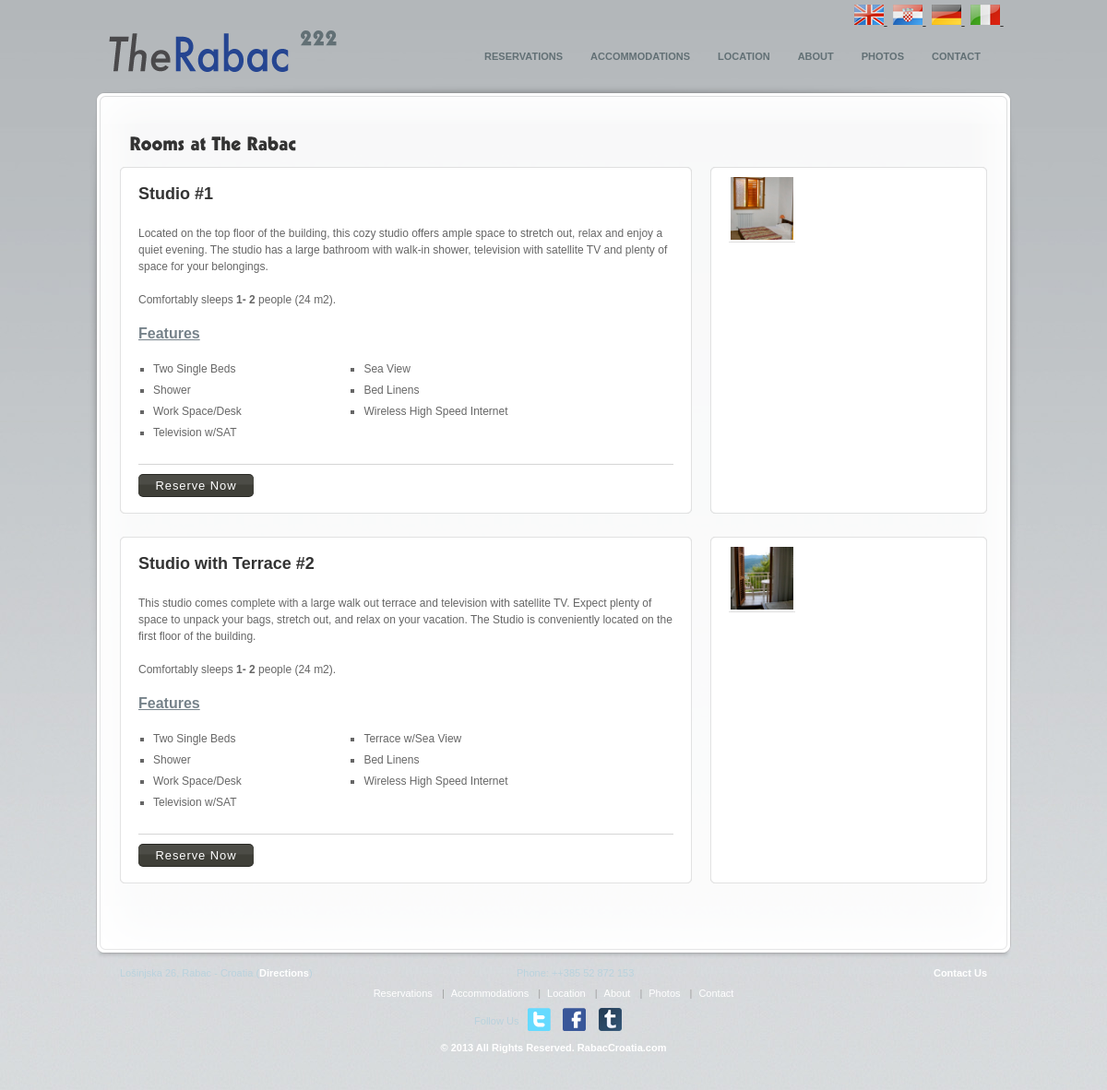
The page /rooms.php on the database its author committed.
### tables this page shows
CREATE TABLE `bsi_language` (
  `id` int(11) NOT NULL AUTO_INCREMENT,
  `language_name` varchar(255) NOT NULL,
  `language_code` varchar(4) NOT NULL,
  `language_file_name` varchar(255) NOT NULL,
  `is_active` tinyint(1) NOT NULL,
  `is_default` tinyint(1) NOT NULL,
  `display_order` int(11) NOT NULL,
  PRIMARY KEY (`id`),
  UNIQUE KEY `UNQ_lang_cd` (`language_code`)
);

CREATE TABLE `bsi_site_contents` (
  `id` int(10) unsigned NOT NULL AUTO_INCREMENT,
  `title_en` varchar(200) DEFAULT '',
  `title_hr` varchar(255) DEFAULT NULL,
  `title_de` varchar(255) DEFAULT NULL,
  `title_it` varchar(255) DEFAULT NULL,
  `status` enum('Y','N') NOT NULL DEFAULT 'Y',
  `file` text,
  `url` varchar(100) DEFAULT '',
  `parent_id` int(10) NOT NULL DEFAULT '0',
  `ord` int(11) NOT NULL DEFAULT '0',
  `contents_en` mediumtext,
  `contents_hr` mediumtext,
  `contents_de` mediumtext,
  `contents_it` mediumtext,
  `page_title` varchar(255) DEFAULT NULL,
  `page_keywords` text,
  `page_desc` text,
  `header_type` enum('1','0') DEFAULT NULL,
  `footer_type` enum('1','0') DEFAULT NULL,
  `template_type` tinyint(2) NOT NULL DEFAULT '0',
  PRIMARY KEY (`id`),
  UNIQUE KEY `cont_title` (`title_en`,`parent_id`)
);

CREATE TABLE `bsi_rooms` (
  `id` int(10) NOT NULL AUTO_INCREMENT,
  `room_number` varchar(255) NOT NULL,
  `room_name` text NOT NULL,
  `room_desc_en` text,
  `room_desc_hr` text,
  `room_desc_de` text,
  `room_desc_it` text,
  `extra_bed` tinyint(1) NOT NULL DEFAULT '0',
  `capacity` tinyint(2) NOT NULL,
  `is_apartment` tinyint(1) NOT NULL,
  PRIMARY KEY (`id`)
);

CREATE TABLE `bsi_gallery_images` (
  `id` int(11) NOT NULL AUTO_INCREMENT,
  `image_name` varchar(128) NOT NULL,
  `thumb_image_name` varchar(128) DEFAULT NULL,
  `desc_en` varchar(1024) DEFAULT NULL,
  `desc_hr` varchar(1024) DEFAULT NULL,
  `desc_de` varchar(1024) DEFAULT NULL,
  `desc_it` varchar(1024) DEFAULT NULL,
  `link` varchar(1024) NOT NULL DEFAULT '#',
  `display_order` tinyint(4) NOT NULL DEFAULT '0',
  PRIMARY KEY (`id`),
  UNIQUE KEY `UNQ_image_name` (`image_name`)
);

### rooms.php (the view, shortened to what the rows shown need)
<?php
include_once ("includes/SystemConfiguration.class.php");
include("includes/language.php");
global $systemConfiguration;
?>
<!DOCTYPE html PUBLIC "-//W3C//DTD XHTML 1.0 Strict//EN" "http://www.w3.org/TR/xhtml1/DTD/xhtml1-strict.dtd">
<html xmlns="http://www.w3.org/1999/xhtml">
<head>
    <link rel="stylesheet" href="css/reset.css" type="text/css" />
    <link rel="stylesheet" href="css/jquery.fancybox.css" type="text/css" />
    <link rel="stylesheet" href="css/nivo-slider.css" type="text/css" />
    <link rel="stylesheet" href="css/screen.css" type="text/css" />
    <link rel="stylesheet" href="css/date.css" type="text/css" />
    <link rel="stylesheet" href="css/datePicker.css" type="text/css" />
</head>
<body class="light">
    <div class="back">
        <div class="base">
			<?php include("header.php"); ?>
			<div class="page">
                <div class="page_inside clear">
                    <h1><strong><?= ROOMS_TITLE ?></strong></h1>
                    <br />
                    <?php
                    $rooms = Room::fetchFromDbRooms();
                    foreach ($rooms as $room)
                    {
                    ?>
	                     <div class="boxes lines_x0x0x">
	                        <div class="container clear">
	                            <div class="inner">
	                                <div class="box box_3-2 white">
	                                    <h2><a href="#"><strong><?= $room->roomName . " #" . $room->roomNumber ?></strong></a></h2>
	                                    <br />
	                                    <?= $room->getDescription($language_selected) ?>
	                                    <div class="rule">
	                                    </div>
	                                    <div id="book" style="margin-left: -100px;">
	                                        <form action="<?= $systemConfiguration->getSiteAddress() . "page.php?id=2" ?>" method="post">
	                                            <div class="confirm clear" style="width: 125px;">
	                                                <input style="font-weight: 400; text-align: center; text-indent: 0; -moz-box-shadow: 0px 1px 0 #292925, 0px -1px 0 #292925;
	                                                    background-color: #3f3f38; border-bottom: 1px solid #4d4d44; border-top: 1px solid #4d4d44;
	                                                    cursor: pointer; vertical-align: middle; font: 99% arial,helvetica,clean,sans-serif;
	                                                    float: left; margin-top: 0px !important; font-size: 13px; display: block; color: white !important;
	                                                    text-decoration: none !important; position: relative; -webkit-transition: opacity .2s;
	                                                    -moz-transition: opacity .2s; -o-transition: opacity .2s; -webkit-border-radius: 5px;
	                                                    -moz-border-radius: 5px; padding: 4px 0 4px; letter-spacing: 0.9px; background-image: url(images/btn_overlay.png);
	                                                    background-position: 0 50%; background-repeat: repeat-x; width: 100%; border: 0;
	                                                    -webkit-box-shadow: 0px 1px 0 #292925, 0px -1px 0 #292925;" name="submit" type="submit"
	                                                    value="<?= ROOMS_RESERVE_NOW_BUTTON ?>" />
	                                            </div>
	                                        </form>
	                                    </div>
	                                </div>
	                                <div class="box box_3-1 white">
	                                    <div class="gallery">
									        <div class="gallery_inner clear">
									        <?php
									        $roomImages = $room->getImages();
									        for ($i = 0; $i < 9 && $i < sizeof($roomImages); $i++)
									        {
									        	$roomImage = $roomImages[$i];
								        	?>
								        		<a href="./images/<?= $roomImage->galleryImage->imageFileName ?>" rel="<?= $room->id ?>" title="<?= htmlentities($roomImage->galleryImage->description->getText($language_selected)) ?>"><img alt="<?= htmlentities($roomImage->galleryImage->description->getText($language_selected)) ?>" src="./images/<?= $roomImage->galleryImage->thumbImageFileName ?>" /></a>
								        	<?php
									        }
									        ?>
									        </div>
								        </div>
	                                </div>
	                            </div>
	                        </div>
	                    </div>
	                    <div class="divider">
	                    </div>
                    <?php
                    }
                    ?>
                </div>
            </div>
            <?php include("footer.php"); ?>
		</div>
	</div>
</body>
</html>

### header.php (shortened to what the rows shown need)
<?php
function outputMenuItemRecurse($parentId, $pad, $language_selected)
{
	$pages = PageContents::fetchFromDbActiveForParent($parentId);
	if (sizeof($pages) > 0)
	{
		echo $pad . "<ul>\n";
		foreach ($pages as $page)
		{
			echo $pad . '    <li><a href="' . $page->getUrl() . '">' . $page->title->getText($language_selected) . '</a>' . "\n";
			outputMenuItemRecurse($page->id, $pad . "	", $language_selected);
			echo $pad . "</li>\n";
		}
		echo $pad . "</ul>\n";
	}
}
?>
			<div id="header">
                <div style="float: right; padding-right: 5px; padding-top: 5px;">
				<?php
					$langauges = Language::fetchAllFromDbActive();
					foreach ($langauges as $language)
					{
				?>
						<a href="index.php?lang=<?= $language->languageCode ?>"
						   title="<?=$language->languageName?>">
						   <img src="images/<?=$language->languageCode?>.png"
						   		title="<?=$language->languageName?>" alt="<?=$language->languageName?>" />
						</a>&nbsp;
				<?php
					}
				?>
				</div>
				<div id="main_menu">
					<?php
						outputMenuItemRecurse(0, "                ", $language_selected)
					?>
				</div>
            </div>

### footer.php (shortened to what the rows shown need)
<?php
global $language_selected;
?>
			<div id="footer" class="clear">
                <div class="links" style="padding-top: 10px;">
                    <table width="100%">
                        <tr>
                            <td style="text-align: center;">
                            <?php
	                            $pages = PageContents::fetchFromDbActiveForParent(0);
								$separator="";
								foreach ($pages as $page)
								{
									echo $separator;
									echo '<a href="' . $page->getUrl() . '">' . $page->title->getText($language_selected) . '</a>' . "\n";
									$separator = '<span class="sep">|</span>';
								}
                            ?>
                            </td>
                        </tr>
                    </table>
                </div>
            </div>

### rows shown on the page
bsi_language: shows a picture, language_code.title_en "RESERVATIONS", language_code.title_en "ACCOMMODATIONS", language_code.title_en "LOCATION", language_code.title_en "ABOUT", language_code.title_en "PHOTOS", language_code.title_en "CONTACT", language_code "Located on the top floor of the building, this cozy studio offers ample space to stretch out, relax and enjoy a quiet evening. The studio has a large bathroom with walk-in shower, television with satellite TV and plenty of space for your belongings. Comfortably sleeps 1- 2 people (24 m2). Features Two Single Beds Shower Work Space/Desk Television w/SAT Sea View Bed Linens Wireless High Speed Internet", language_code "This studio comes complete with a large walk out terrace and television with satellite TV. Expect plenty of space to unpack your bags, stretch out, and relax on your vacation. The Studio is conveniently located on the first floor of the building. Comfortably sleeps 1- 2 people (24 m2). Features Two Single Beds Shower Work Space/Desk Television w/SAT Terrace w/Sea View Bed Linens Wireless High Speed Internet", language_code.title_en "Reservations", language_code.title_en "Accommodations", language_code.title_en "Location", language_code.title_en "About", language_code.title_en "Photos", language_code.title_en "Contact"
bsi_language: shows a picture
bsi_language: shows a picture
bsi_language: shows a picture
bsi_rooms: room_name "Studio", room_number "1", bsi_gallery_images.thumb_image_name (picture)
bsi_rooms: room_name "Studio with Terrace", room_number "2", bsi_gallery_images.thumb_image_name (picture)

### other values the page prints
FOOTER_DIRECTIONS "Directions"
FOOTER_CONTACT_US "Contact Us"
FOOTER_ALL_RIGHTS_RESERVED "All Rights Reserved"
